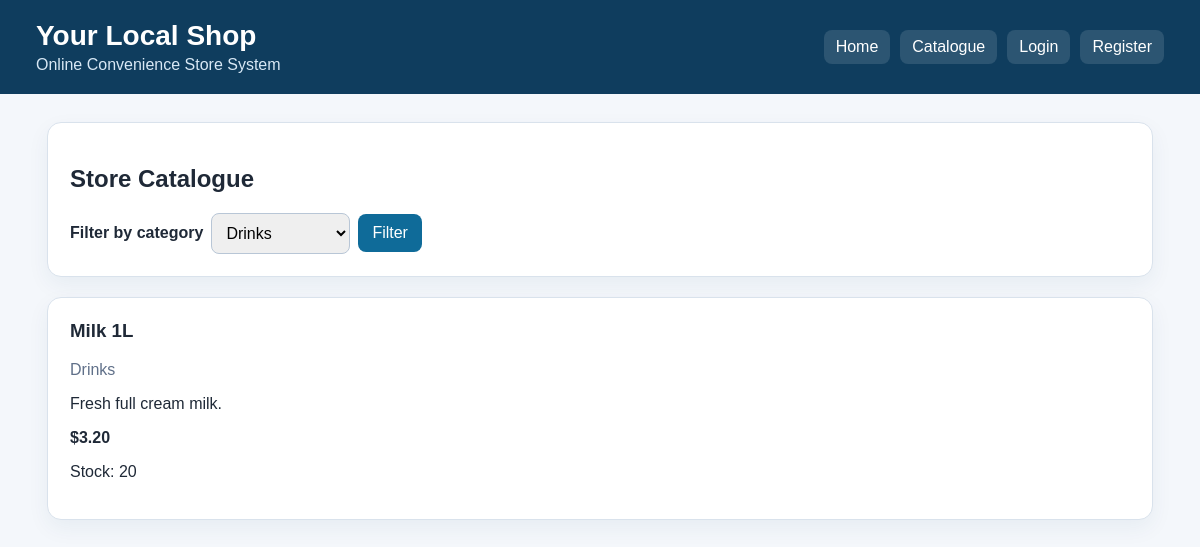
/catalogue?category_id=2, run on the app's committed database.
### tables this page shows
CREATE TABLE products (
        id INTEGER PRIMARY KEY AUTOINCREMENT,
        name TEXT NOT NULL,
        category_id INTEGER NOT NULL,
        price REAL NOT NULL CHECK(price >= 0),
        stock_quantity INTEGER NOT NULL CHECK(stock_quantity >= 0),
        description TEXT,
        FOREIGN KEY(category_id) REFERENCES product_categories(id)
    );

CREATE TABLE product_categories (
        id INTEGER PRIMARY KEY AUTOINCREMENT,
        name TEXT NOT NULL UNIQUE
    );

### yls_app/routes.py (the view)
@main_bp.route("/catalogue")
def catalogue():
    category_id = request.args.get("category_id", type=int)
    categories = StoreCatalogueService.list_categories()
    products = StoreCatalogueService.list_products(category_id)
    return render_template(
        "catalogue.html",
        categories=categories,
        products=products,
        selected_category_id=category_id,
    )

### yls_app/database.py (called while the page is built)
def get_db():
    if "db" not in g:
        g.db = sqlite3.connect(DB_PATH)
        g.db.row_factory = sqlite3.Row
        g.db.execute("PRAGMA foreign_keys = ON")
    return g.db

def query_all(sql, params=()):
    return get_db().execute(sql, params).fetchall()

### yls_app/routes.py (called while the page is built)
def current_user():
    user_id = session.get("user_id")
    if not user_id:
        return None
    return query_one("SELECT * FROM users WHERE id = ?", (user_id,))

@main_bp.app_context_processor
def inject_user():
    return {"current_user": current_user()}

### yls_app/services.py (called while the page is built, shortened)
    @staticmethod
    def list_categories():
        return query_all("SELECT * FROM product_categories ORDER BY name")

    @staticmethod
    def list_products(category_id=None):
        if category_id:
            return query_all("""
                SELECT p.*, c.name AS category
                FROM products p
                JOIN product_categories c ON c.id = p.category_id
                WHERE c.id = ?
                ORDER BY p.name
            """, (category_id,))

### yls_app/templates/catalogue.html (shortened to what this page needs)
{% extends "base.html" %}
{% block content %}
<section class="card">
    <h2>Store Catalogue</h2>
    <form method="get" class="inline-form">
        <label>Filter by category</label>
        <select name="category_id">
            {% for category in categories %}
                <option value="{{ category.id }}" {% if selected_category_id == category.id %}selected{% endif %}>{{ category.name }}</option>
            {% endfor %}
        </select>
        <button type="submit">Filter</button>
    </form>
</section>
<section class="product-grid">
    {% for product in products %}
    <article class="product-card">
        <h3>{{ product.name }}</h3>
        <p class="muted">{{ product.category }}</p>
        <p>{{ product.description }}</p>
        <p><strong>${{ "%.2f"|format(product.price) }}</strong></p>
        <p>Stock: {{ product.stock_quantity }}</p>
    </article>
    {% endfor %}
</section>
{% endblock %}

### yls_app/static/style.css (style rules this page uses)
* { box-sizing: border-box; }
body { margin: 0; background: #f4f7fb; color: #1f2937; font-family: Arial, Helvetica, sans-serif; }
.card, .product-card { background: white; border: 1px solid #d9e2ec; border-radius: 14px; padding: 22px; margin-bottom: 20px; box-shadow: 0 8px 22px rgba(15, 61, 94, 0.06); }
.product-grid { display: grid; grid-template-columns: repeat(auto-fit, minmax(240px, 1fr)); gap: 18px; }
.product-card h3 { margin-top: 0; }
.muted { color: #607089; }
form { display: flex; flex-direction: column; gap: 8px; }
.inline-form { flex-direction: row; align-items: center; flex-wrap: wrap; }
label { font-weight: bold; }
input, select, textarea { width: 100%; padding: 10px; border: 1px solid #b8c6d6; border-radius: 8px; font: inherit; }
.inline-form input, .inline-form select { width: auto; }
button, .button-link { display: inline-block; border: 0; background: #0f6b99; color: white; padding: 10px 14px; border-radius: 8px; text-decoration: none; cursor: pointer; font: inherit; }

### data on the page
products: name "Milk 1L", category "Drinks", description "Fresh full cream milk.", price "3.20", stock_quantity "20"

### other printed values
form field category_id "Drinks"
